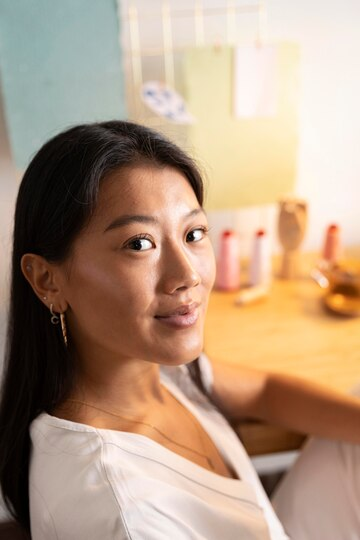
#> input picture Dataset/7.jpg, 360 x 540 px, found by its file name
$ python Testing01.py
#> lines starting #> are read from the running program, lines starting #| are printed output that depends on the picture; after the words box and inside, x2 and y2 are one past the last pixel; in counts of white or black regions, pixels touching at a corner belong together
import numpy as np
import cv2
import matplotlib.pyplot as plt

image = cv2.imread("7.jpg")
#> image is the input picture: shape (540, 360, 3); mean B, G, R 130.5, 153.1, 179.6
image_rgb = cv2.cvtColor(image, cv2.COLOR_BGR2RGB)

# Take a variety of photographs of people and calculate the xy chromaticity values for
# each pixel.

# calculating RG chromaticity using equations
image_R = image_rgb[:,:,0]*1.0/image_rgb.sum(axis =2)
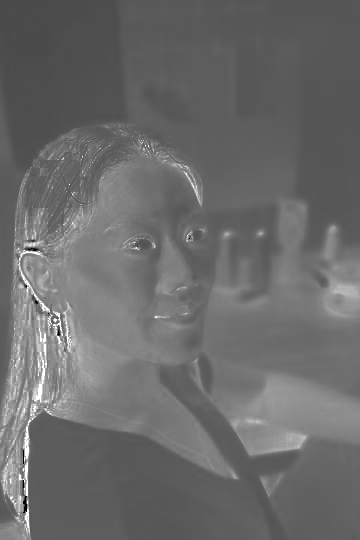
#> image_R: shape (540, 360) float64; 0.02% of the values are NaN or infinite; the others: min 0, max 1, mean 0.421; drawn with min black, max white, NaN and infinite black
image_G = image_rgb[:,:,1]*1.0/image_rgb.sum(axis =2)
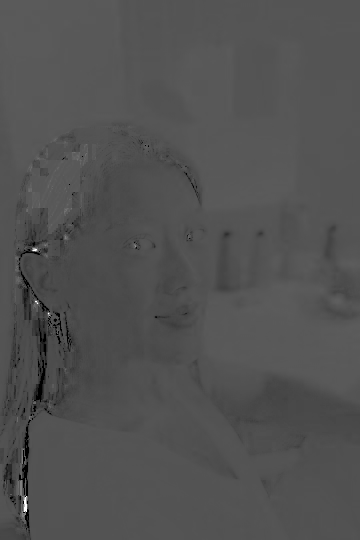
#> image_G: shape (540, 360) float64; 0.02% of the values are NaN or infinite; the others: min 0, max 1, mean 0.322; drawn with min black, max white, NaN and infinite black


#Crop the photos or otherwise indicate with a painting tool which pixels are likely to be
# skin (e.g. face and arms)
patch = image_rgb[175:210, 150:170]


# Calculate a color (chromaticity) distribution for these pixels. You can use something as
# simple as a mean and covariance measure or as complicated as a mean-shift
# segmentation algorithm (see Section 5.3.2). You can optionally use non-skin pixels to
# model the background distribution.

# getting RG chroaticity for patch
patch_R = patch[:,:,0]*1.0/patch.sum(axis =2)
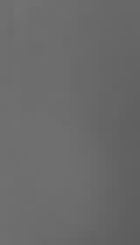
#> patch_R: shape (35, 20) float64 (shown 7 times larger); min 0.366, max 0.448, mean 0.418
patch_G = patch[:,:,1]*1.0/patch.sum(axis= 2)

# mean and covariance measure OR mean_shift_segmentation
std_patch_R = np.std(patch_R.flatten())
#> std_patch_R = 0.0182
mean_patch_R = np.mean(patch_R.flatten())
#> mean_patch_R = 0.418

std_patch_G = np.std(patch_G.flatten())
#> std_patch_G = 0.00285
mean_patch_G = np.mean(patch_G.flatten())
#> mean_patch_G = 0.32

cov_matrix = np.cov(patch_R.flatten(), patch_G.flatten())
#> cov_matrix = [[0.00033, -4.41e-05], [-4.41e-05, 8.12e-06]]

# estimate bandwidth for mean shift clustering
# flat_patch = np.column_stack((patch_R.flatten(),patch_G.flatten()) )
# bandwidth = estimate_bandwidth(flat_patch, quantile=0.06, n_samples=3000)
# ms = MeanShift(bandwidth = bandwidth, bin_seeding=True)
# ms.fit(flat_patch)
# ??????????????????????????????????????????


# parametric segmentation: fit gaussian probability distribution using mask

def gaussian(p, mean, std):
    return np.exp(-(p-mean)**2/(2*std**2))*(1/(std*((2*np.pi)**0.5)))

x = np.linspace(0,1)
y = gaussian(x, mean_patch_R, std_patch_R)
#> y = 50 values, max 18.97 at index 20, min 1.85e-222 at index 49, mean 0.98
# plt.plot(x,y)

prob_R = gaussian(image_R, mean_patch_R, std_patch_R)

prob_G = gaussian(image_G, mean_patch_G, std_patch_G)
#> call 3 of gaussian, with mean = 0.32, std = 0.00285
#> in gaussian (call 3), `return np.exp(-(p-mean)**2/(2*std**2))*(1/(std*((2*np.pi)**0.5)))`:
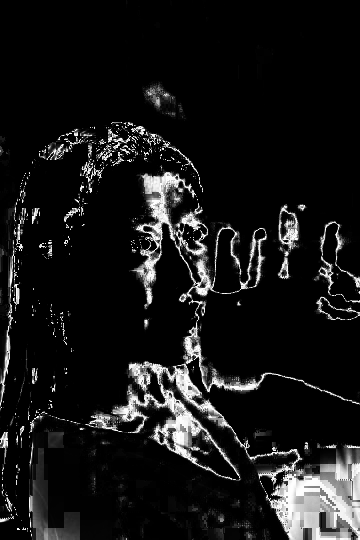
#> returned value: shape (540, 360) float64; 0.02% of the values are NaN or infinite; the others: min 0, max 140.1, mean 12.7; drawn with min black, max white, NaN and infinite black

prob = prob_R * prob_G
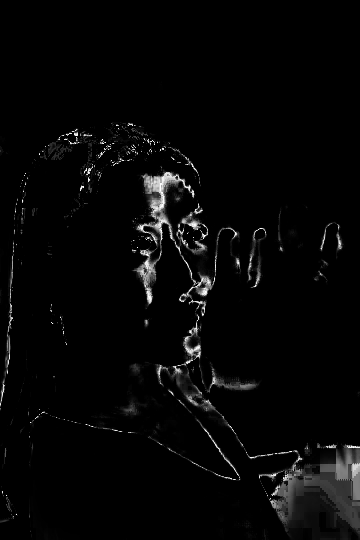
#> prob: shape (540, 360) float64; 0.02% of the values are NaN or infinite; the others: min 0, max 3076, mean 80.1; drawn with min black, max white, NaN and infinite black

threshold = 3


# /////////////////////////
plt.figure(figsize=(10, 10))
plt.subplot(2, 2, 1)
plt.title("Original Image")
plt.imshow(image_rgb)

plt.subplot(2, 2, 2)
plt.scatter(image_R.flatten(), image_G.flatten())
plt.xlim(0, 1)
plt.ylim(0, 1)
plt.title("Original Image chromaticity ")

plt.subplot(2, 2, 3)
plt.title("Skin Patch cropped")
plt.imshow(patch)

plt.subplot(2, 2, 4)
plt.scatter(patch_R.flatten(), patch_G.flatten())
plt.xlim(0, 1)
plt.ylim(0, 1)
plt.title("distribution of choromaticity in patch")

plt.figure(figsize=(20, 8))
plt.subplot(1, 5, 1)
plt.title("Original Image")
plt.axis("off")
plt.imshow(image_rgb)

plt.subplot(1, 5, 2)
plt.title("Prob_R")
plt.axis("off")
plt.imshow(prob_R)

plt.subplot(1, 5, 3)
plt.title("Prob_G")
plt.axis("off")
plt.imshow(prob_G)

plt.subplot(1, 5, 4)
plt.title("Prob_R*Prob_G")
plt.axis("off")
plt.imshow(prob)

plt.subplot(1, 5, 5)
plt.title("Prob threshold")
plt.axis("off")
plt.imshow(prob>threshold, "gray")


plt.show()
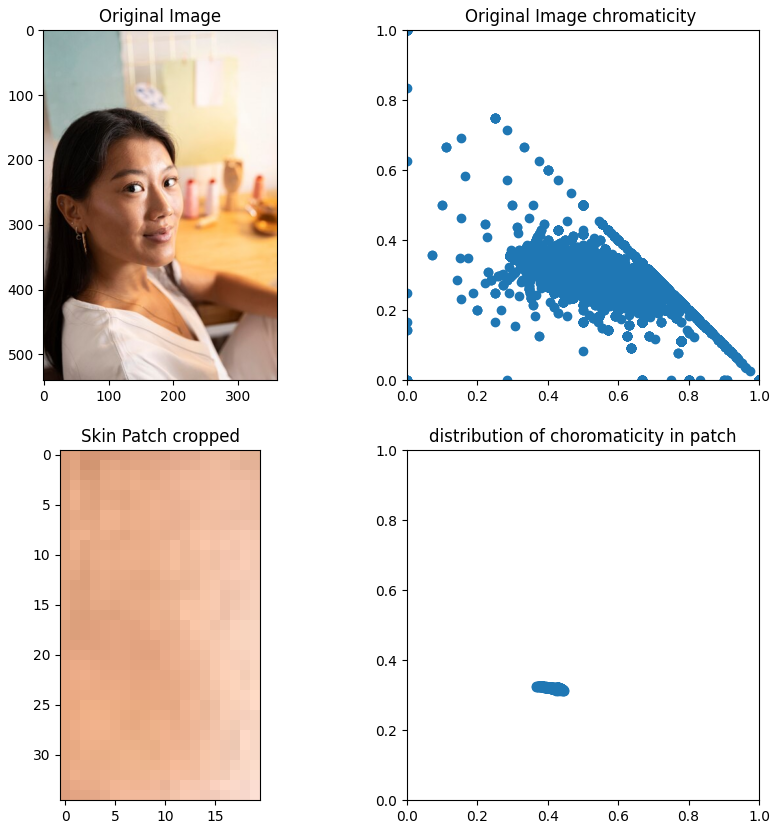
#> figure drawn by matplotlib, 4 panels
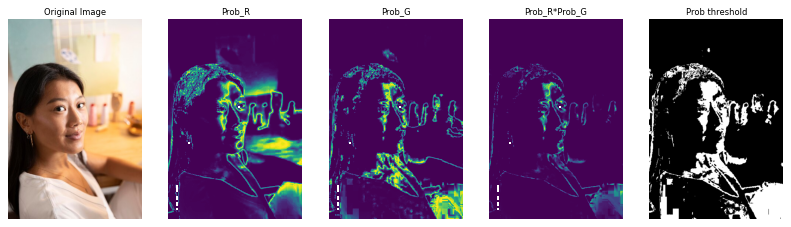
#> figure drawn by matplotlib, 5 panels

$ run again, with Dataset/1.jpg copied over Dataset/7.jpg
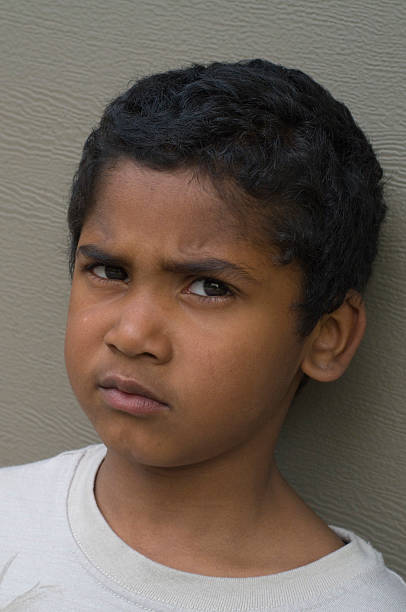
#> input picture Dataset/1.jpg, 406 x 612 px, found by its file name
#> image is the input picture: shape (612, 406, 3); mean B, G, R 87.9, 97.9, 111.1
#> std_patch_R = 0.0116
#> mean_patch_R = 0.426
#> std_patch_G = 0.00324
#> mean_patch_G = 0.308
#> cov_matrix = [[0.000135, -1.23e-05], [-1.23e-05, 1.05e-05]]
#> y = 50 values, max 33.66 at index 21, min 0 at index 43, mean 0.982
#> `prob = prob_R * prob_G`:
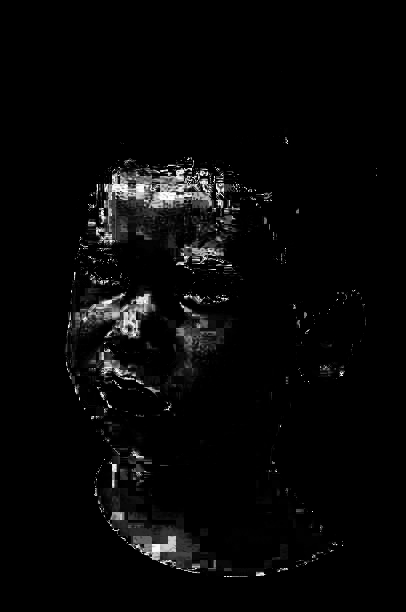
#> prob: shape (612, 406) float64; 0.01% of the values are NaN or infinite; the others: min 0, max 4218.7, mean 120.5; drawn with min black, max white, NaN and infinite black
#> `plt.show()`:
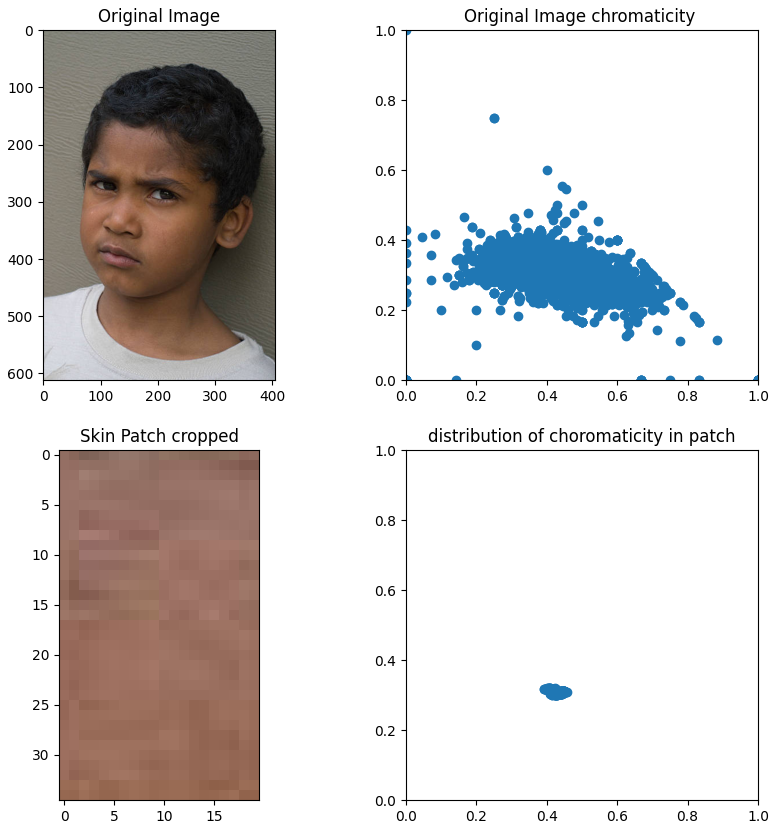
#> figure drawn by matplotlib, 4 panels

$ run again, with Dataset/11.jpg copied over Dataset/7.jpg
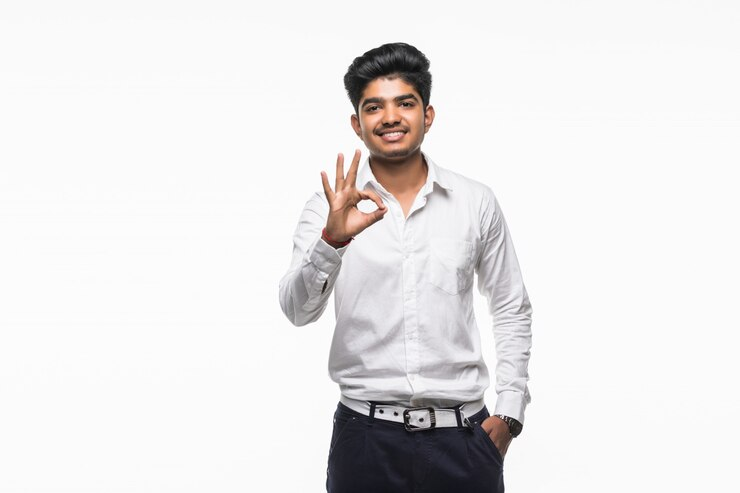
#> input picture Dataset/11.jpg, 740 x 493 px, found by its file name
#> image is the input picture: shape (493, 740, 3); mean B, G, R 232, 231.8, 233.5
#> `image_R = image_rgb[:,:,0]*1.0/image_rgb.sum(axis =2)`:
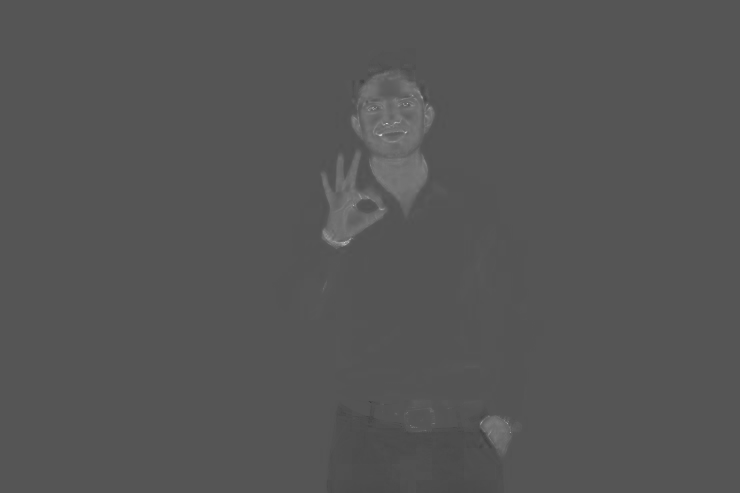
#> image_R: shape (493, 740) float64; min 0.238, max 0.833, mean 0.336
#> patch_R: shape (35, 20) float64; every value is 0.333
#> std_patch_R = 5.55e-17
#> mean_patch_R = 0.333
#> std_patch_G = 5.55e-17
#> mean_patch_G = 0.333
#> cov_matrix = [[3.09e-33, 3.09e-33], [3.09e-33, 3.09e-33]]
#> y = 50 values from 0 to 0
#> prob: shape (493, 740) float64; values 0 (black) and 1.9e+31 (white), 79.2% white; 11 black regions (4 under 20 px), largest, box (x1, y1, x2, y2) and area: (272, 48, 544, 493) 75755, (319, 406, 326, 417) 61, (320, 448, 323, 464) 46
#> `plt.show()`:
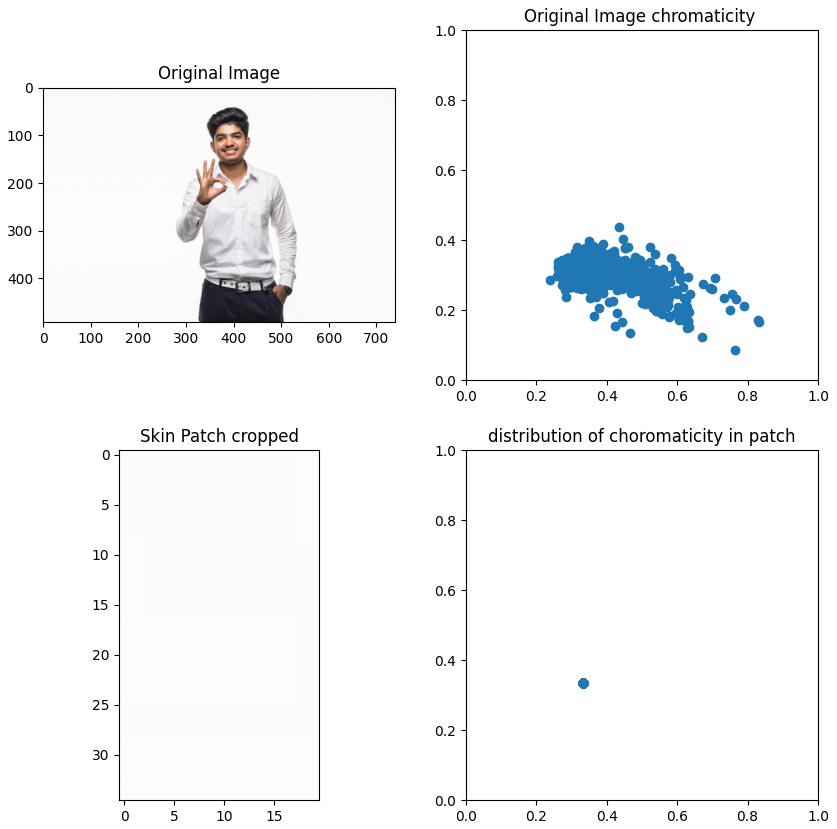
#> figure drawn by matplotlib, 4 panels

$ run again, with Dataset/13.jpg copied over Dataset/7.jpg
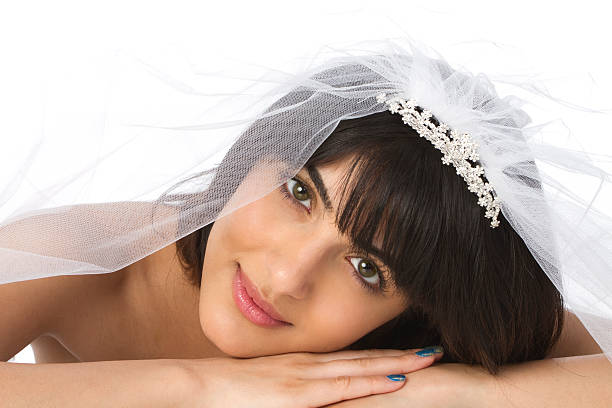
#> input picture Dataset/13.jpg, 612 x 408 px, found by its file name
#> image is the input picture: shape (408, 612, 3); mean B, G, R 165, 174.8, 194.4
#> std_patch_R = 0.0114
#> mean_patch_R = 0.34
#> std_patch_G = 0.00417
#> mean_patch_G = 0.33
#> cov_matrix = [[0.000129, -4.31e-05], [-4.31e-05, 1.74e-05]]
#> y = 50 values, max 29.51 at index 17, min 0 at index 39, mean 0.978
#> `plt.show()`:
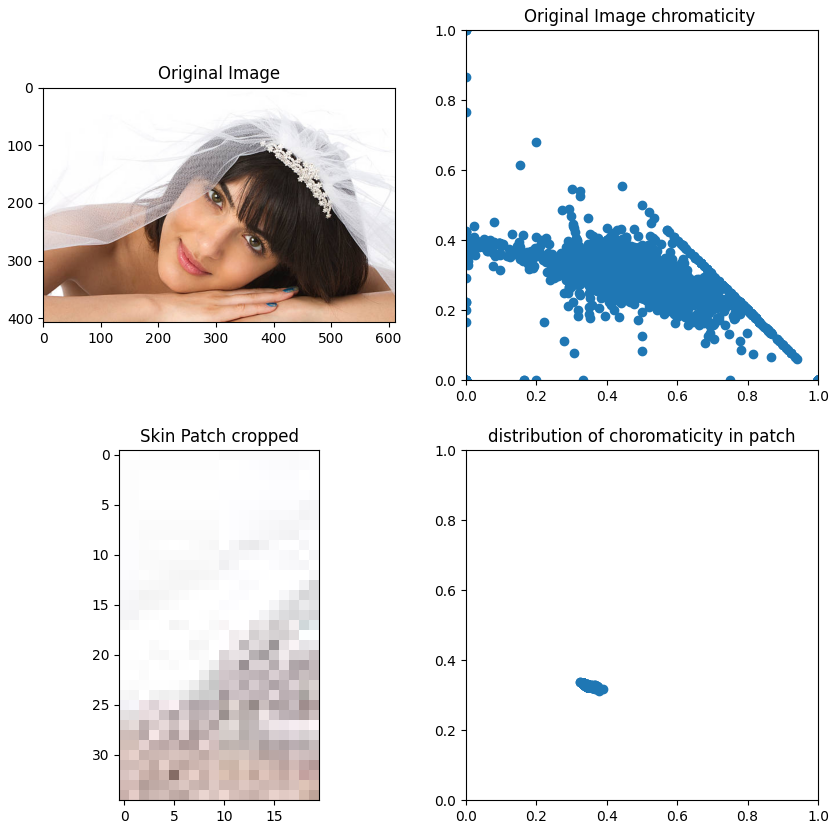
#> figure drawn by matplotlib, 4 panels
